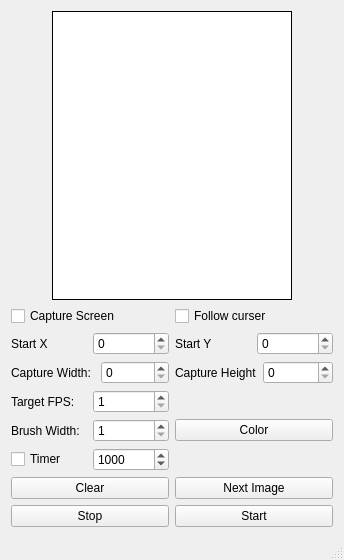
<?xml version="1.0" encoding="UTF-8"?>
<ui version="4.0">
 <class>MainWindow</class>
 <widget class="QMainWindow" name="MainWindow">
  <property name="geometry">
   <rect>
    <x>0</x>
    <y>0</y>
    <width>344</width>
    <height>560</height>
   </rect>
  </property>
  <property name="minimumSize">
   <size>
    <width>0</width>
    <height>0</height>
   </size>
  </property>
  <property name="windowTitle">
   <string>MainWindow</string>
  </property>
  <widget class="QWidget" name="centralWidget">
   <layout class="QGridLayout" name="gridLayout">
    <item row="0" column="0">
     <layout class="QGridLayout" name="gridLayout_11">
      <item row="0" column="0">
       <layout class="QHBoxLayout" name="horizontalLayout_2">
        <property name="spacing">
         <number>0</number>
        </property>
        <item>
         <spacer name="horizontalSpacer">
          <property name="orientation">
           <enum>Qt::Horizontal</enum>
          </property>
          <property name="sizeHint" stdset="0">
           <size>
            <width>40</width>
            <height>20</height>
           </size>
          </property>
         </spacer>
        </item>
        <item>
         <widget class="QGraphicsView" name="graphicsView">
          <property name="enabled">
           <bool>true</bool>
          </property>
          <property name="sizePolicy">
           <sizepolicy hsizetype="Expanding" vsizetype="Expanding">
            <horstretch>0</horstretch>
            <verstretch>0</verstretch>
           </sizepolicy>
          </property>
          <property name="minimumSize">
           <size>
            <width>240</width>
            <height>240</height>
           </size>
          </property>
          <property name="frameShape">
           <enum>QFrame::Box</enum>
          </property>
          <property name="frameShadow">
           <enum>QFrame::Plain</enum>
          </property>
          <property name="verticalScrollBarPolicy">
           <enum>Qt::ScrollBarAlwaysOff</enum>
          </property>
          <property name="horizontalScrollBarPolicy">
           <enum>Qt::ScrollBarAlwaysOff</enum>
          </property>
          <property name="sizeAdjustPolicy">
           <enum>QAbstractScrollArea::AdjustToContentsOnFirstShow</enum>
          </property>
         </widget>
        </item>
        <item>
         <spacer name="horizontalSpacer_2">
          <property name="orientation">
           <enum>Qt::Horizontal</enum>
          </property>
          <property name="sizeHint" stdset="0">
           <size>
            <width>40</width>
            <height>20</height>
           </size>
          </property>
         </spacer>
        </item>
       </layout>
      </item>
      <item row="1" column="0">
       <layout class="QGridLayout" name="gridLayout_2">
        <item row="9" column="1">
         <widget class="QPushButton" name="start_push_button">
          <property name="text">
           <string>Start</string>
          </property>
         </widget>
        </item>
        <item row="0" column="0">
         <widget class="QCheckBox" name="capture_screen_checkBox">
          <property name="text">
           <string>Capture Screen</string>
          </property>
         </widget>
        </item>
        <item row="1" column="1">
         <layout class="QGridLayout" name="gridLayout_8">
          <item row="0" column="1">
           <widget class="QSpinBox" name="capture_start_y_spinBox"/>
          </item>
          <item row="0" column="0">
           <widget class="QLabel" name="label_5">
            <property name="text">
             <string>Start Y</string>
            </property>
           </widget>
          </item>
         </layout>
        </item>
        <item row="0" column="1">
         <widget class="QCheckBox" name="follow_cursor_checkBox">
          <property name="text">
           <string>Follow curser</string>
          </property>
         </widget>
        </item>
        <item row="1" column="0">
         <layout class="QGridLayout" name="gridLayout_7">
          <item row="0" column="1">
           <widget class="QSpinBox" name="capture_start_x_spinBox"/>
          </item>
          <item row="0" column="0">
           <widget class="QLabel" name="label_4">
            <property name="text">
             <string>Start X</string>
            </property>
           </widget>
          </item>
         </layout>
        </item>
        <item row="9" column="0">
         <widget class="QPushButton" name="stop_push_button">
          <property name="font">
           <font>
            <family>MS Shell Dlg 2</family>
           </font>
          </property>
          <property name="text">
           <string>Stop</string>
          </property>
         </widget>
        </item>
        <item row="8" column="1">
         <widget class="QPushButton" name="next_pushButton">
          <property name="text">
           <string>Next Image</string>
          </property>
         </widget>
        </item>
        <item row="4" column="0">
         <layout class="QGridLayout" name="gridLayout_4">
          <item row="0" column="0">
           <widget class="QLabel" name="label">
            <property name="text">
             <string>Brush Width:</string>
            </property>
           </widget>
          </item>
          <item row="0" column="1">
           <widget class="QSpinBox" name="pen_size_spinBox">
            <property name="minimum">
             <number>1</number>
            </property>
            <property name="maximum">
             <number>10</number>
            </property>
           </widget>
          </item>
         </layout>
        </item>
        <item row="3" column="0">
         <layout class="QGridLayout" name="gridLayout_3">
          <item row="0" column="1">
           <widget class="QSpinBox" name="frame_rate_spinbox">
            <property name="minimum">
             <number>1</number>
            </property>
            <property name="maximum">
             <number>60</number>
            </property>
           </widget>
          </item>
          <item row="0" column="0">
           <widget class="QLabel" name="fps_label">
            <property name="text">
             <string>Target FPS:</string>
            </property>
           </widget>
          </item>
         </layout>
        </item>
        <item row="2" column="0">
         <layout class="QGridLayout" name="gridLayout_5">
          <item row="0" column="1">
           <widget class="QSpinBox" name="capture_width_spinBox"/>
          </item>
          <item row="0" column="0">
           <widget class="QLabel" name="label_2">
            <property name="text">
             <string>Capture Width: </string>
            </property>
           </widget>
          </item>
         </layout>
        </item>
        <item row="2" column="1">
         <layout class="QGridLayout" name="gridLayout_6">
          <item row="0" column="1">
           <widget class="QSpinBox" name="capture_height_spinBox"/>
          </item>
          <item row="0" column="0">
           <widget class="QLabel" name="label_3">
            <property name="text">
             <string>Capture Height</string>
            </property>
           </widget>
          </item>
         </layout>
        </item>
        <item row="7" column="0">
         <layout class="QGridLayout" name="gridLayout_9">
          <item row="0" column="0">
           <layout class="QGridLayout" name="gridLayout_10">
            <item row="0" column="1">
             <widget class="QSpinBox" name="next_image_timer_spinBox">
              <property name="minimum">
               <number>16</number>
              </property>
              <property name="maximum">
               <number>10000</number>
              </property>
              <property name="value">
               <number>1000</number>
              </property>
             </widget>
            </item>
            <item row="0" column="0">
             <widget class="QCheckBox" name="next_timer_enable_checkBox">
              <property name="text">
               <string>Timer</string>
              </property>
             </widget>
            </item>
           </layout>
          </item>
         </layout>
        </item>
        <item row="8" column="0">
         <widget class="QPushButton" name="clear_push_button">
          <property name="text">
           <string>Clear</string>
          </property>
         </widget>
        </item>
        <item row="4" column="1">
         <widget class="QPushButton" name="color_picker_pushButton">
          <property name="text">
           <string>Color</string>
          </property>
         </widget>
        </item>
       </layout>
      </item>
     </layout>
    </item>
   </layout>
  </widget>
  <widget class="QStatusBar" name="statusBar"/>
 </widget>
 <layoutdefault spacing="6" margin="11"/>
 <tabstops>
  <tabstop>start_push_button</tabstop>
  <tabstop>stop_push_button</tabstop>
  <tabstop>next_pushButton</tabstop>
  <tabstop>capture_screen_checkBox</tabstop>
 </tabstops>
 <resources/>
 <connections/>
</ui>
